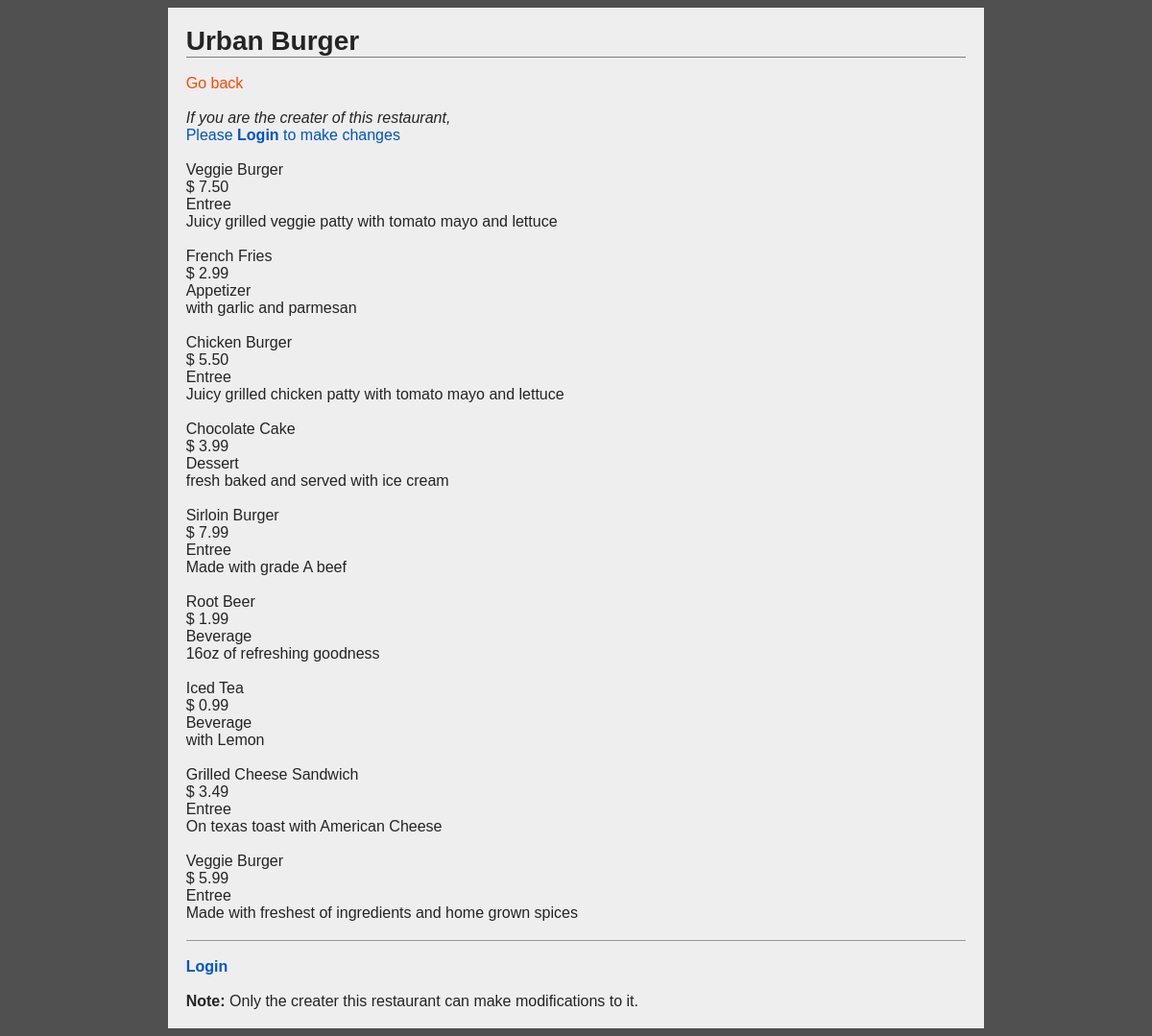
Page /restaurants/1/ on the committed database.
### database_setup.py (models this page shows, shortened)
class Restaurant(Base):
    __tablename__ = 'restaurant'
    id = Column(Integer, primary_key=True)
    name = Column(String(250), nullable=False)
    creater_id = Column(String(250), ForeignKey('user.id'))
    creater = relationship(User)

class MenuItem(Base):
    __tablename__ = 'menu_item'
    name = Column(String(80), nullable=False)
    id = Column(Integer, primary_key=True)
    description = Column(String(250))
    price = Column(String(8))
    course = Column(String(250))
    time_of_entry = Column(DateTime, default=datetime.datetime.utcnow)
    restaurant_id = Column(Integer, ForeignKey('restaurant.id'))
    restaurant = relationship(Restaurant)
    creater_id = Column(String(80), ForeignKey('user.id'))
    creater = relationship(User)

### flask_app.py (the view)
@app.route(res_path.format(res_id='<int:res_id>'), methods=['GET'])
def resPg(res_id):
    res = db_session.query(Restaurant).filter_by(id=res_id).one()
    if res:
        creater = getUser(res.creater_id)
        if creater:
            items = db_session.query(MenuItem).filter_by(restaurant_id=res.id)
            local_id = 0
            logged_in = False
            if 'username' in session:
                local_id = getLocalID(session['email'])
                logged_in = True
            return render_template(
                    'res.html',
                    res=res,
                    logged_in=logged_in,
                    creater_name=creater.name,
                    user_id=local_id,
                    items=items
                )
    return redirect(url_for('allResPg'))

### flask_app.py (called while the page is built)
@app.context_processor
def override_url_for():
    return dict(url_for=dated_url_for)

def dated_url_for(endpoint, **values):
    if endpoint == 'static':
        filename = values.get('filename', None)
        if filename:
            file_path = os.path.join(app.root_path,
                                     endpoint, filename)
            values['q'] = int(os.stat(file_path).st_mtime)
    return url_for(endpoint, **values)

def getUser(local_id):
    user = db_session.query(User).filter_by(id=local_id).one()
    return user

### templates/res.html (shortened to what this page needs)
<!DOCTYPE html>
  <head>
    <link
      rel=stylesheet
      type=text/css
      href="{{ url_for('static', filename='styles.css') }}">
  </head>
  <body>
    <main>
      <h1>{{res.name}}</h1>
      <br>
      <a href="{{url_for('allResPg')}}">Go back</a>
      <br>
      <br>
      {% if logged_in == False %}
      <p><i>If you are the creater of this restaurant,</i></p>
      <a class="edit-link" href="{{url_for('loginPg')}}">
        Please <b>Login</b> to make changes
      </a>
      <br>
      {% endif %}
      {% for item in items %}
      <br>
      <p>
        {{item.name}}
        <br>
        $ {{item.price}}
        <br>
        {{item.course}}
        <br>
        {{item.description}}
      </p>
      {% endfor %}
      <footer>
        <br>
        {% if logged_in == True %}
        <a class="edit-link" href="{{url_for('disconnectPg')}}">
          Logout
        </a>
        {% else %}
        <a class="edit-link" href="{{url_for('loginPg')}}">
          <b>Login</b>
        </a>
        {% endif %}
        <br>
        <br>
        <p>
          <b>Note:</b> Only the creater this restaurant can make
            modifications to it.
        </p>
      </footer>
    </main>
  </body>
</html>

### static/styles.css (style rules this page uses)
body { font-family: Calibri, Helvetica, sans-serif; background-color: #505050; display: grid; grid-template-columns: auto minmax(auto, 225mm) auto; }
h1, h3, h5, p, a, div, section, article, nav, footer, textarea { margin: 0; }
h1 { border-bottom: 0.4mm solid rgb(125, 125, 125); color: rgb(36, 36, 36); font-size: 1.75em }
p { color: rgb(36, 36, 36); }
a { text-decoration: none; color: #ff4800; }
main { grid-column: 2/3; background-color: #eeeeee; padding: 5mm; }
.edit-link { color: #0055c4; }
footer { border-top: 0.4mm solid rgb(150, 150, 150); margin-top: 5mm; }

### rows in the picture
Restaurant: name "Urban Burger"
MenuItem: name "Veggie Burger", price "7.50", course "Entree", description "Juicy grilled veggie patty with tomato mayo and lettuce"
MenuItem: name "French Fries", price "2.99", course "Appetizer", description "with garlic and parmesan"
MenuItem: name "Chicken Burger", price "5.50", course "Entree", description "Juicy grilled chicken patty with tomato mayo and lettuce"
MenuItem: name "Chocolate Cake", price "3.99", course "Dessert", description "fresh baked and served with ice cream"
MenuItem: name "Sirloin Burger", price "7.99", course "Entree", description "Made with grade A beef"
MenuItem: name "Root Beer", price "1.99", course "Beverage", description "16oz of refreshing goodness"
MenuItem: name "Iced Tea", price "0.99", course "Beverage", description "with Lemon"
MenuItem: name "Grilled Cheese Sandwich", price "3.49", course "Entree", description "On texas toast with American Cheese"
MenuItem: name "Veggie Burger", price "5.99", course "Entree", description "Made with freshest of ingredients and home grown spices"
